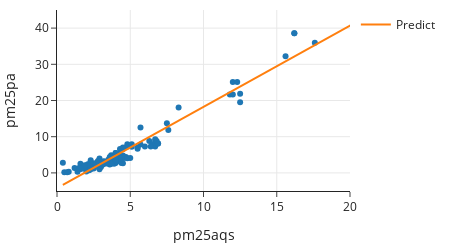

The notebook cell saved with this chart:
### Code cell
fig = px.scatter(AK, x="pm25aqs", y="pm25pa",
                 width=450, height=250)

pred_x = np.array([AK["pm25aqs"].min(), AK["pm25aqs"].max()])
pred_y = result.params[0] + result.params[1] * pred_x

fig.update_xaxes(range=[0, 20])
fig.update_yaxes(range=[-5, 45])


fig.add_trace(go.Scatter(x=pred_x, 
                         y=pred_y, 
                         name='Predict', mode='lines'))
fig

### Figure 1 — Plotly figure (JSON) as saved in the notebook; plotly's stock layout.template omitted (floating-point values rounded to 4 significant figures)
{"data": [{"hovertemplate": "pm25aqs=%{x}<br>pm25pa=%{y}<extra></extra>", "legendgroup": "", "marker": {"color": "#1F77B4", "symbol": "circle"}, "mode": "markers", "name": "", "orientation": "v", "showlegend": false, "type": "scatter", "x": [6.7, 3.8, 4, 4.7, 3.2, 4.2, 4, 17.6, 4.5, 2.7, 2.9, 12.5, 1.5, 4.4, 2.5, 2.9, 3.2, 3.2, 3.1, 3.5, 3.2, 2, 2.3, 3.9, 3.7, 4.8, 4.3, 2.9, 3.5, 3.2, 4, 4.5, 7.5, 16.2, 2.4, 2, 2.8, 4, 5.7, 59.1, 39.5, 52.7, 60, 8.3, 4.8, 4.5, 5.7, 2.2, 2.8, 2.3, 0.8, 1.6, 1.6, 2.7, 4.2, 3.6, 6.3, 7.6, 5.1, 3.7, 3.9, 3.7, 3, 4.2, 5.5, 11.8, 6.7, 5, 3.6, 3, 4.6, 6.5, 6.9, 4, 6.7, 4.2, 3.2, 4.5, 12.5, 15.6, 12, 5.5, 2.7, 1.6, 2.6, 0.7, 2.3, 4.6, 3.5, 1.2, 1.7, 4.6, 4.8, 4.3, 2.4, 4.4, 4, 4.4, 2.6, 2.2, 3.7, 2.3, 3.4, 0.4, 2.3, 6, 3, 4, 16.2, 53.4, 5.1, 2.1, 1.4, 4.3, 6.8, 4, 2.8, 12, 3.1, 6.9, 6.4, 12.3, 0.5, 1.5, 4, 1.9], "xaxis": "x", "y": [8.617, 3.494, 3.8, 4.37, 3.191, 3.271, 5.059, 35.93, 4.829, 2.696, 0.9909, 21.86, 0.9988, 2.927, 1.235, 2.205, 2.616, 2.531, 2.785, 2.824, 2.697, 0.3768, 1.018, 2.558, 4.853, 7.302, 6.585, 3.993, 3.617, 2.623, 5.47, 6.591, 13.75, 38.57, 2.139, 1.205, 2.457, 2.76, 12.52, 133.8, 89.28, 114.2, 123.5, 18.09, 7.904, 6.984, 7.837, 2.373, 3.255, 3.487, 0.3297, 1.097, 1.205, 2.332, 4.017, 4.419, 8.817, 11.83, 7.2, 3.563, 3.501, 4.31, 3.153, 3.846, 6.661, 21.63, 9.263, 4.093, 2.308, 2.228, 4.209, 7.828, 8.128, 3.219, 7.323, 5.279, 3.068, 2.644, 19.52, 32.25, 25.14, 7.024, 2.331, 2.509, 1.718, 0.1817, 2.375, 4.25, 2.968, 1.361, 1.247, 4.388, 4.039, 3.836, 2.145, 2.76, 3.494, 3.8, 2.696, 0.7026, 2.558, 2.927, 2.616, 2.824, 1.205, 7.302, 1.62, 5.47, 38.57, 114.2, 7.904, 2.373, 0.3297, 4.017, 8.817, 3.563, 3.153, 21.63, 2.228, 8.128, 7.323, 25.14, 0.1817, 1.361, 4.388, 2.145], "yaxis": "y"}, {"mode": "lines", "name": "Predict", "type": "scatter", "x": [0.4, 60], "y": [-3.279, 130.4]}], "layout": {"height": 250, "legend": {"tracegroupgap": 0}, "width": 450, "xaxis": {"anchor": "y", "domain": [0, 1], "range": [0, 20], "title": {"text": "pm25aqs"}, "type": "linear"}, "yaxis": {"anchor": "x", "domain": [0, 1], "range": [-5, 45], "title": {"text": "pm25pa"}, "type": "linear"}}}
